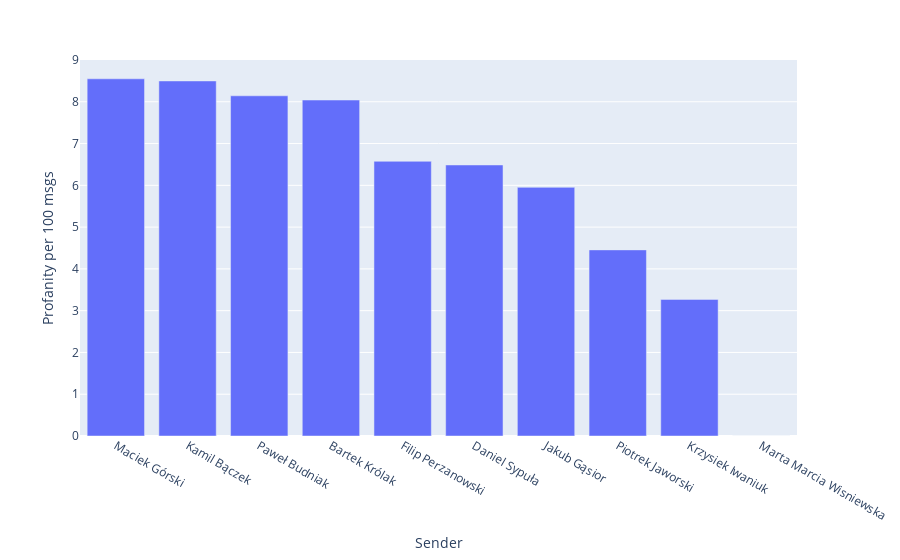

Here is the notebook cell this chart was saved with:
### Markdown cell above
## How often has every (polish) swear word been used?
If ignore_kurwas is True, then only non-kurwa vulgarisms are counted.

### Code cell
pcoeffs = stats.get_profanity_coefficients(word_counts, msg_stats, ignore_kurwas = False)

pcoeffs = {k:v * 100 for k,v  in sorted(pcoeffs.items(), key = lambda item: item[1], reverse = True)}
df = pd.DataFrame(pcoeffs.items(), columns = ['Sender', 'Profanity per 100 msgs'])
fig = px.bar(df, y = 'Profanity per 100 msgs', x = 'Sender')
fig.show()
df

### Figure 1 — Plotly figure (JSON) as saved in the notebook; plotly's stock layout.template omitted (floating-point values rounded to 4 significant figures)
{"data": [{"alignmentgroup": "True", "hoverlabel": {"namelength": 0}, "hovertemplate": "Sender=%{x}<br>Profanity per 100 msgs=%{y}", "legendgroup": "", "marker": {"color": "#636efa"}, "name": "", "offsetgroup": "", "orientation": "v", "showlegend": false, "textposition": "auto", "type": "bar", "x": ["Maciek Górski", "Kamil Bączek", "Paweł Budniak", "Bartek Królak", "Filip Perzanowski", "Daniel Sypuła", "Jakub Gąsior", "Piotrek Jaworski", "Krzysiek Iwaniuk", "Marta Marcia Wisniewska"], "xaxis": "x", "y": [8.55, 8.499, 8.143, 8.042, 6.575, 6.487, 5.952, 4.455, 3.27, 0], "yaxis": "y"}], "layout": {"barmode": "relative", "legend": {"tracegroupgap": 0}, "margin": {"t": 60}, "xaxis": {"anchor": "y", "domain": [0, 1], "title": {"text": "Sender"}}, "yaxis": {"anchor": "x", "domain": [0, 1], "title": {"text": "Profanity per 100 msgs"}}}}
